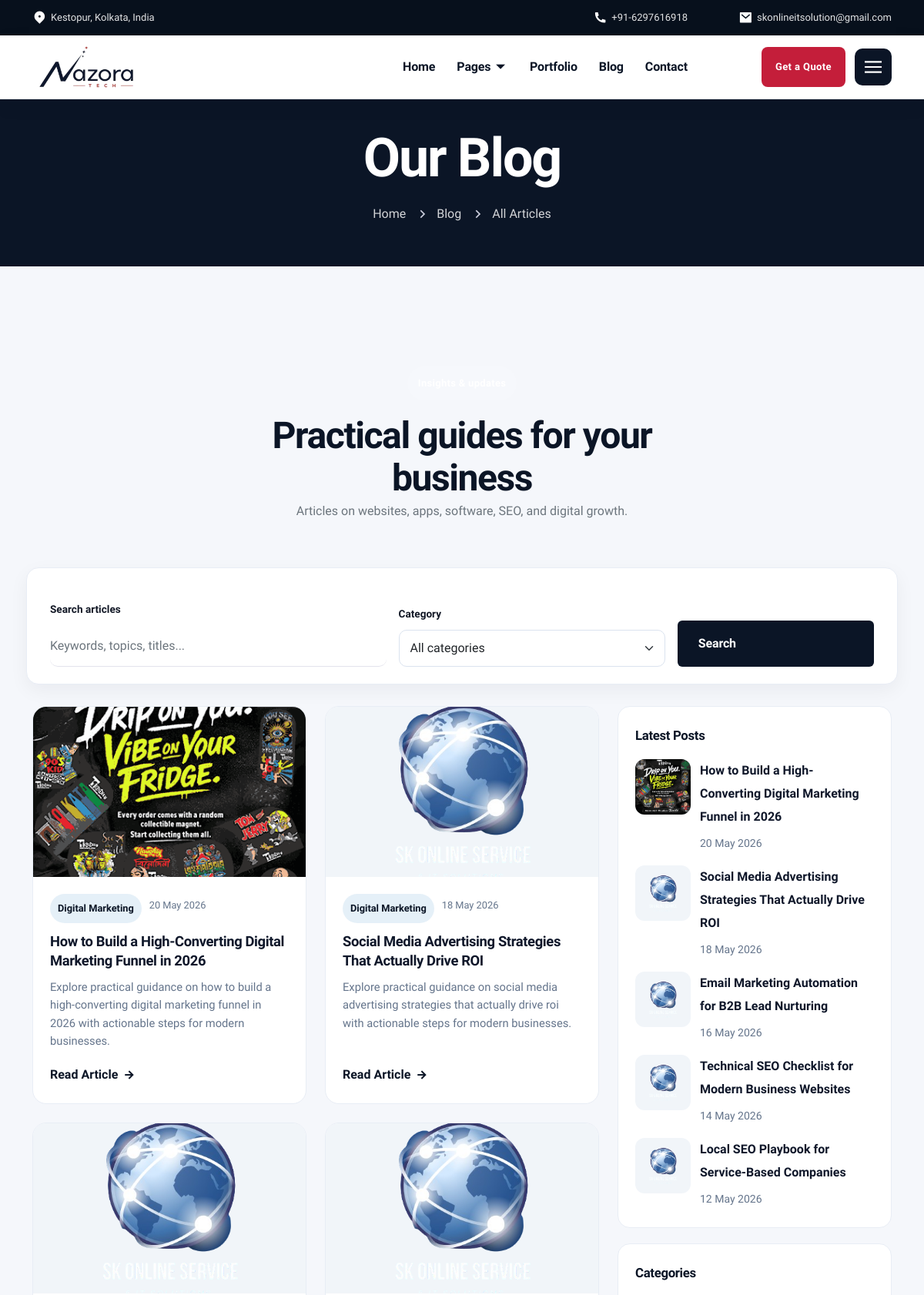
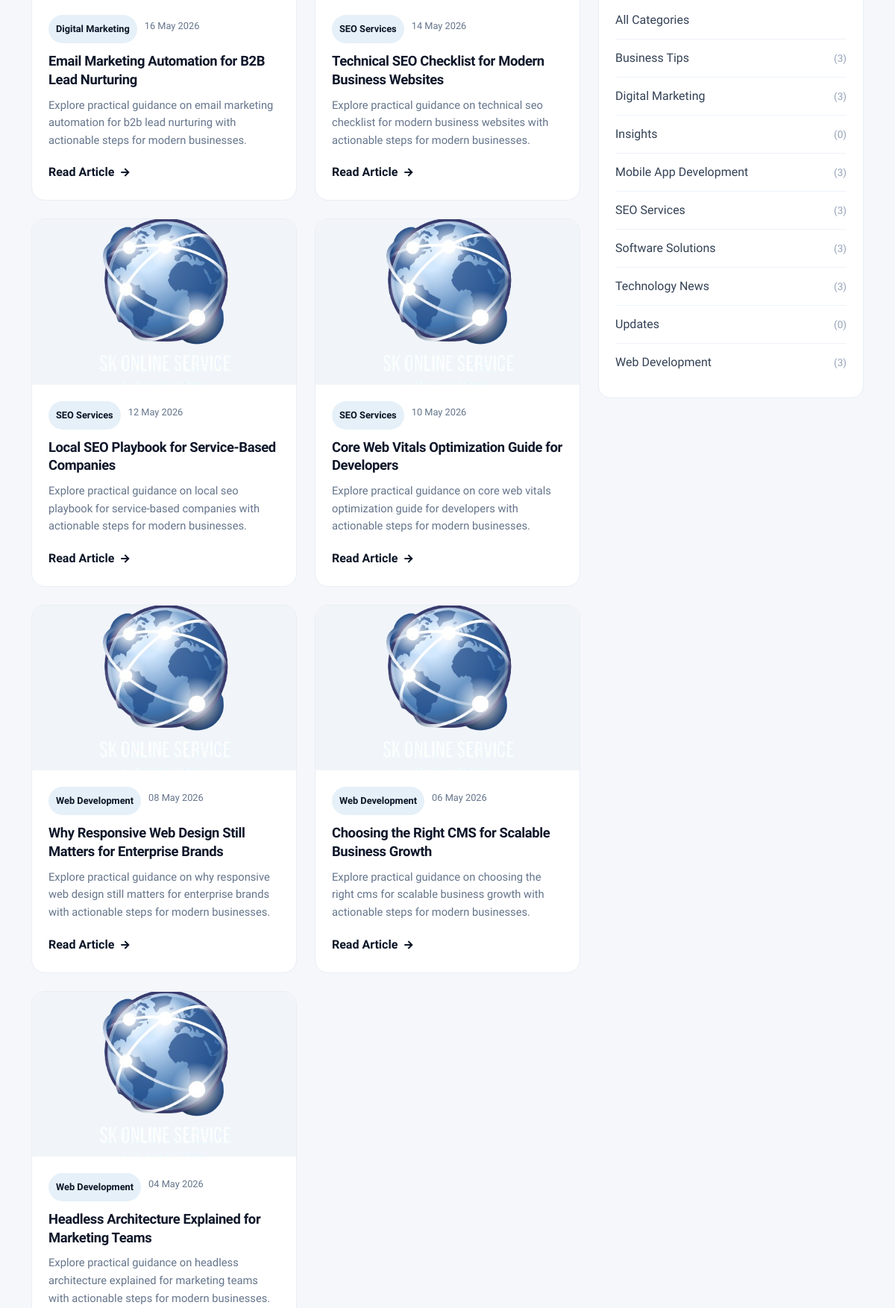
Screenshot of /blog.php (upper part) with the database file from the repository (2 pictures, top to bottom).
### tables this page shows
CREATE TABLE posts (
        id INTEGER PRIMARY KEY AUTOINCREMENT,
        title TEXT NOT NULL,
        slug TEXT NOT NULL UNIQUE,
        excerpt TEXT NOT NULL,
        content TEXT NOT NULL,
        status TEXT NOT NULL DEFAULT 'draft',
        category_id INTEGER NULL,
        author_id INTEGER NULL,
        featured_image TEXT NULL,
        featured_image_alt TEXT NULL,
        seo_title TEXT NULL,
        meta_description TEXT NULL,
        meta_keywords TEXT NULL,
        canonical_url TEXT NULL,
        og_title TEXT NULL,
        og_description TEXT NULL,
        twitter_card TEXT NULL,
        schema_markup TEXT NULL,
        published_at TEXT NULL,
        deleted_at TEXT NULL,
        created_at TEXT NOT NULL,
        updated_at TEXT NOT NULL,
        FOREIGN KEY (category_id) REFERENCES categories(id) ON DELETE SET NULL,
        FOREIGN KEY (author_id) REFERENCES users(id) ON DELETE SET NULL
    );

CREATE TABLE categories (
        id INTEGER PRIMARY KEY AUTOINCREMENT,
        name TEXT NOT NULL,
        slug TEXT NOT NULL UNIQUE,
        description TEXT NULL,
        deleted_at TEXT NULL,
        created_at TEXT NOT NULL,
        updated_at TEXT NOT NULL
    );

### includes/blog_app.php (called while the page is built, shortened)
<?php
function blog_root_path(): string
{
    return dirname(__DIR__);
}
function blog_base_url(): string
{
    static $baseUrl;
    if ($baseUrl === null) {
        $scriptName = str_replace('\\', '/', dirname($_SERVER['SCRIPT_NAME'] ?? ''));
        $baseUrl = preg_replace('~/admin$~', '', $scriptName);
        $baseUrl = rtrim($baseUrl, '/');
    }
    return $baseUrl ?: '';
}
function blog_url(string $path = ''): string
{
    $path = ltrim($path, '/');
    return blog_base_url() . ($path !== '' ? '/' . $path : '');
}
function blog_image_url(?string $path): string
{
    $path = blog_normalize_media_path($path);
    $fullPath = blog_root_path() . '/' . ltrim($path, '/');
    $version = is_file($fullPath) ? '?v=' . filemtime($fullPath) : '';
    return blog_url(ltrim($path, '/')) . $version;
}
function blog_post_url(string $slug): string
{
    return blog_url('blog/' . ltrim($slug, '/'));
}
function blog_storage_path(): string
{
    return blog_root_path() . '/storage';
}
function blog_db_path(): string
{
    return blog_storage_path() . '/blog.sqlite';
}
function blog_escape(?string $value): string
{
    return htmlspecialchars((string) $value, ENT_QUOTES, 'UTF-8');
}
function blog_db(): PDO
{
    static $pdo;
    if ($pdo instanceof PDO) {
        return $pdo;
    }
    $pdo = new PDO('sqlite:' . blog_db_path());
    $pdo->setAttribute(PDO::ATTR_ERRMODE, PDO::ERRMODE_EXCEPTION);
    $pdo->setAttribute(PDO::ATTR_DEFAULT_FETCH_MODE, PDO::FETCH_ASSOC);
    $pdo->exec('PRAGMA foreign_keys = ON');
    return $pdo;
}
function blog_category_list(bool $includeDeleted = false, bool $publishedOnly = false): array
{
    $pdo = blog_db();
    $sql = 'SELECT c.*, COUNT(p.id) AS post_count FROM categories c LEFT JOIN posts p ON p.category_id = c.id AND p.deleted_at IS NULL';
    if ($publishedOnly) {
        $sql .= " AND p.status = 'published'";
    }
    if (!$includeDeleted) {
        $sql .= ' WHERE c.deleted_at IS NULL';
    }
    $sql .= ' GROUP BY c.id ORDER BY c.name ASC';
    return $pdo->query($sql)->fetchAll();
}
function blog_normalize_media_path(?string $path): ?string
{
    $path = str_replace('\\', '/', ltrim($path, '/'));
    if (strpos($path, 'storage/uploads/') === 0) {
        return $path;
    }
    return $path;
}
function blog_get_recent_posts(int $limit = 3): array
{
    $stmt = blog_db()->prepare("SELECT p.*, c.name AS category_name FROM posts p LEFT JOIN categories c ON c.id = p.category_id WHERE p.deleted_at IS NULL AND p.status = 'published' ORDER BY COALESCE(p.published_at, p.created_at) DESC LIMIT :limit");
    $stmt->bindValue(':limit', $limit, PDO::PARAM_INT);
    $stmt->execute();
    return $stmt->fetchAll();
}
function blog_get_public_posts(array $filters = [], int $perPage = 9): array
{
    $pdo = blog_db();
    $page = max(1, (int) ($filters['page'] ?? 1));
    $search = trim((string) ($filters['search'] ?? ''));
    $categorySlug = trim((string) ($filters['category'] ?? ''));
    $offset = ($page - 1) * $perPage;
    $where = ["p.deleted_at IS NULL", "p.status = 'published'"];
    $params = [];
    $whereSql = implode(' AND ', $where);
    $countStmt = $pdo->prepare('SELECT COUNT(*) FROM posts p LEFT JOIN categories c ON c.id = p.category_id WHERE ' . $whereSql);
    $countStmt->execute($params);
    $total = (int) $countStmt->fetchColumn();
    $listStmt = $pdo->prepare('SELECT p.*, c.name AS category_name, c.slug AS category_slug, (SELECT GROUP_CONCAT(t.name, ", ") FROM tags t INNER JOIN post_tags pt ON pt.tag_id = t.id WHERE pt.post_id = p.id AND t.deleted_at IS NULL) AS tag_names FROM posts p LEFT JOIN categories c ON c.id = p.category_id WHERE ' . $whereSql . ' ORDER BY COALESCE(p.published_at, p.created_at) DESC LIMIT :limit OFFSET :offset');
    $listStmt->bindValue(':limit', $perPage, PDO::PARAM_INT);
    $listStmt->bindValue(':offset', $offset, PDO::PARAM_INT);
    $listStmt->execute();
    return [
        'items' => $listStmt->fetchAll(),
        'total' => $total,
        'page' => $page,
        'per_page' => $perPage,
        'pages' => max(1, (int) ceil($total / $perPage)),
    ];
}

### includes/blog_frontend.php (the view, shortened to what this page needs)
<?php
function blog_format_date(?string $date): string
{
    return date('d M Y', strtotime($date));
}
function blog_render_page_breadcrumb(string $title, array $items): void
{
    ?>
    <div class="optech-breadcrumb nz-breadcrumb">
      <div class="container">
        <h1 class="post__title"><?php echo blog_escape($title); ?></h1>
        <nav class="breadcrumbs">
          <ul>
            <?php foreach ($items as $index => $item) : ?>
              <?php $isLast = $index === array_key_last($items); ?>
              <li>
                <?php if (!$isLast && !empty($item['url'])) : ?>
                  <a href="<?php echo blog_escape($item['url']); ?>"><?php echo blog_escape($item['label']); ?></a>
                <?php else : ?>
                  <?php echo blog_escape($item['label']); ?>
                <?php endif; ?>
              </li>
            <?php endforeach; ?>
          </ul>
        </nav>
      </div>
    </div>
    <?php
}
function blog_render_post_card(array $post, string $layout = 'grid'): void
{
    $postUrl = blog_post_url($post['slug']);
    $imageUrl = blog_image_url($post['featured_image'] ?? null);
    $imageAlt = blog_escape($post['title']);
    $category = blog_escape($post['category_name'] ?? 'General');
    $date = blog_escape(blog_format_date($post['published_at'] ?? $post['created_at']));
    $excerpt = blog_escape(mb_strimwidth(strip_tags($post['excerpt'] ?? ''), 0, 140, '...'));
    ?>
    <article class="snf-blog-card snf-blog-card--<?php echo blog_escape($layout); ?>">
      <a href="<?php echo blog_escape($postUrl); ?>" class="snf-blog-card__media">
        <img src="<?php echo blog_escape($imageUrl); ?>" alt="<?php echo $imageAlt; ?>" loading="lazy">
      </a>
      <div class="snf-blog-card__body">
        <div class="snf-blog-card__meta">
          <span class="snf-blog-card__category"><?php echo $category; ?></span>
          <span class="snf-blog-card__date"><?php echo $date; ?></span>
        </div>
        <h3 class="snf-blog-card__title">
          <a href="<?php echo blog_escape($postUrl); ?>"><?php echo blog_escape($post['title']); ?></a>
        </h3>
        <p class="snf-blog-card__excerpt"><?php echo $excerpt; ?></p>
        <a href="<?php echo blog_escape($postUrl); ?>" class="snf-blog-card__link">
          Read Article <i class="ri-arrow-right-line"></i>
        </a>
      </div>
    </article>
    <?php
}
function blog_render_sidebar(?array $latestPosts = null, ?array $categories = null): void
{
    $latestPosts = $latestPosts ?? blog_get_recent_posts(5);
    $categories = $categories ?? blog_category_list(false, true);
    ?>
    <aside class="snf-blog-sidebar">
      <div class="snf-blog-widget">
        <h5>Latest Posts</h5>
        <ul class="snf-blog-latest">
          <?php foreach ($latestPosts as $latest) : ?>
            <li>
              <a href="<?php echo blog_escape(blog_post_url($latest['slug'])); ?>" class="snf-blog-latest__thumb">
                <img src="<?php echo blog_escape(blog_image_url($latest['featured_image'] ?? null)); ?>" alt="" loading="lazy">
              </a>
              <div>
                <a href="<?php echo blog_escape(blog_post_url($latest['slug'])); ?>"><?php echo blog_escape($latest['title']); ?></a>
                <small><?php echo blog_escape(blog_format_date($latest['published_at'] ?? $latest['created_at'])); ?></small>
              </div>
            </li>
          <?php endforeach; ?>
        </ul>
      </div>
      <div class="snf-blog-widget">
        <h5>Categories</h5>
        <ul class="snf-blog-categories">
          <li><a href="<?php echo blog_escape(blog_url('blog')); ?>">All Categories</a></li>
          <?php foreach ($categories as $category) : ?>
            <li>
              <a href="<?php echo blog_escape(blog_url('blog?category=' . urlencode($category['slug']))); ?>">
                <?php echo blog_escape($category['name']); ?>
                <span>(<?php echo (int) $category['post_count']; ?>)</span>
              </a>
            </li>
          <?php endforeach; ?>
        </ul>
      </div>
    </aside>
    <?php
}

### blog.php (shortened to what this page needs)
<?php
require_once __DIR__ . '/includes/blog_app.php';
require_once __DIR__ . '/includes/blog_frontend.php';
$filters = [
    'search' => $_GET['search'] ?? '',
    'category' => $_GET['category'] ?? '',
    'page' => (int) ($_GET['page'] ?? 1),
];
$posts = blog_get_public_posts($filters, (int) (blog_setting_get('posts_per_page', '9') ?? 9));
$categories = blog_category_list(false, true);
$latestPosts = blog_get_recent_posts(5);
$activeCategory = null;
$breadcrumbTitle = $activeCategory ? $activeCategory . ' Articles' : 'Our Blog';
include 'header.php';
blog_render_page_breadcrumb($breadcrumbTitle, [
    ['label' => 'Home', 'url' => 'index'],
    ['label' => 'Blog', 'url' => 'blog'],
    ['label' => $activeCategory ?: 'All Articles'],
]);
?>
  <div class="section optech-section-padding bg-light1">
    <div class="container">
      <div class="optech-section-title center mb-4">
        <span class="hero-eyebrow">Insights & updates</span>
        <h2>Practical guides for your business</h2>
        <p class="text-muted mb-0">Articles on websites, apps, software, SEO, and digital growth.</p>
      </div>
      <form class="snf-blog-filter row g-3 align-items-end" method="get">
        <div class="col-lg-5">
          <label class="form-label">Search articles</label>
          <input type="search" name="search" class="form-control" value="<?php echo blog_escape($filters['search']); ?>" placeholder="Keywords, topics, titles...">
        </div>
        <div class="col-lg-4">
          <label class="form-label">Category</label>
          <select class="form-select" name="category">
            <option value="">All categories</option>
          </select>
        </div>
        <div class="col-lg-3">
          <button class="optech-default-btn w-100" type="submit" data-text="Search"><span class="btn-wraper">Search</span></button>
        </div>
      </form>
      <div class="row g-4">
        <div class="col-lg-8">
          <?php if (!$posts['items']) : ?>
            <div class="snf-blog-empty">
              <h4>No articles found</h4>
              <p>Try a different search term or browse all categories.</p>
              <a class="optech-default-btn mt-2" href="<?php echo blog_escape(blog_url('blog')); ?>" data-text="View All"><span class="btn-wraper">View All Posts</span></a>
            </div>
          <?php else : ?>
            <div class="snf-blog-grid">
              <?php foreach ($posts['items'] as $post) : ?>
                <?php blog_render_post_card($post, 'grid'); ?>
              <?php endforeach; ?>
            </div>
          <?php endif; ?>
        </div>
        <div class="col-lg-4">
          <?php blog_render_sidebar($latestPosts, $categories); ?>
        </div>
      </div>
    </div>
  </div>
<?php include 'footer.php'; ?>

### assets/css/main.css (style rules this page uses)
:root { --color-primary: #0b1526; --color-accent-orange: #c41e3a; --color-accent-teal: #24e3d3; --color-accent-yellow: #ffd334; }
html, body { max-width: 100%; overflow-x: hidden; }
.hero-eyebrow, .section-kicker { display: inline-flex; align-items: center; padding: 7px 14px; border-radius: 999px; background: rgba(255, 255, 255, 0.12); color: #fff; font-size: 13px; font-weight: 600; letter-spacing: 0.3px; margin-bottom: 18px; }
.bg-light1 { background-color: #f4f8fc !important; }

### assets/css/nazora-home.css (style rules this page uses)
:root { --nz-navy: #0b1526; --nz-navy-deep: #07101c; --nz-red: #c41e3a; --nz-red-dark: #9b1530; --nz-ink: #121826; --nz-muted: #5f6b7a; --nz-line: #e6ebf2; --nz-soft: #f5f7fb; --nz-panel: #eef2f8; --nz-white: #ffffff; --nz-radius: 16px; --nz-radius-sm: 10px; --nz-shadow: 0 18px 40px rgba(11, 21, 38, 0.08); --nz-shadow-lg: 0 28px 60px rgba(11, 21, 38, 0.14); --nz-header-h: 132px; --color-primary: #0b1526; }

### assets/css/nazora-theme.css (style rules this page uses)
:root { --nz-navy: #0b1526; --nz-navy-deep: #07101c; --nz-red: #c41e3a; --nz-red-dark: #9b1530; --nz-ink: #121826; --nz-muted: #5f6b7a; --nz-line: #e6ebf2; --nz-soft: #f5f7fb; --nz-white: #ffffff; --nz-header-h: 128px; --color-primary: #0b1526; --accent-color: #c41e3a; --accent-bg: #c41e3a; --heading-color: #0b1526; --dark-bg: #0b1526; --dark-bg2: #0b1526; --dark-bg3: #163056; }
body.nazora-theme { background: var(--nz-white); color: var(--nz-ink); font-family: "Sora", sans-serif; }
.nazora-theme .optech-breadcrumb { background: linear-gradient(120deg, #07101c 0%, #0b1526 45%, #163056 100%) !important; background-image: none !important; background-color: #0b1526 !important; padding-top: calc(var(--nz-header-h) + 36px) !important; padding-bottom: 56px !important; margin: 0; }
.nazora-theme .optech-breadcrumb .post__title, .nazora-theme .optech-breadcrumb h1 { color: #fff !important; }
.nazora-theme .optech-breadcrumb .breadcrumbs a, .nazora-theme .optech-breadcrumb .breadcrumbs li { color: rgba(255, 255, 255, 0.82) !important; }
.nazora-theme .optech-default-btn { background: var(--nz-navy) !important; border-color: var(--nz-navy) !important; }
.nazora-theme .bg-light1 { background-color: var(--nz-soft) !important; }
.nazora-theme .optech-default-btn::before, .nazora-theme .optech-default-btn::after { display: none !important; content: none !important; }
.nazora-theme .optech-default-btn .btn-wraper { transform: none !important; opacity: 1 !important; }

### rows the page displays
posts: featured_image (picture), category.name "Digital Marketing", published_at "20 May 2026", title "How to Build a High-Converting Digital Marketing Funnel in 2026", excerpt "Explore practical guidance on how to build a high-converting digital marketing funnel in 2026 with actionable steps for modern businesses."
posts: featured_image (picture), category.name "Digital Marketing", published_at "18 May 2026", title "Social Media Advertising Strategies That Actually Drive ROI", excerpt "Explore practical guidance on social media advertising strategies that actually drive roi with actionable steps for modern businesses."
posts: featured_image (picture), category.name "Digital Marketing", published_at "16 May 2026", title "Email Marketing Automation for B2B Lead Nurturing", excerpt "Explore practical guidance on email marketing automation for b2b lead nurturing with actionable steps for modern businesses."
posts: featured_image (picture), category.name "SEO Services", published_at "14 May 2026", title "Technical SEO Checklist for Modern Business Websites", excerpt "Explore practical guidance on technical seo checklist for modern business websites with actionable steps for modern businesses."
posts: featured_image (picture), category.name "SEO Services", published_at "12 May 2026", title "Local SEO Playbook for Service-Based Companies", excerpt "Explore practical guidance on local seo playbook for service-based companies with actionable steps for modern businesses."
posts: featured_image (picture), category.name "SEO Services", published_at "10 May 2026", title "Core Web Vitals Optimization Guide for Developers", excerpt "Explore practical guidance on core web vitals optimization guide for developers with actionable steps for modern businesses."
posts: featured_image (picture), category.name "Web Development", published_at "08 May 2026", title "Why Responsive Web Design Still Matters for Enterprise Brands", excerpt "Explore practical guidance on why responsive web design still matters for enterprise brands with actionable steps for modern businesses."
posts: featured_image (picture), category.name "Web Development", published_at "06 May 2026", title "Choosing the Right CMS for Scalable Business Growth", excerpt "Explore practical guidance on choosing the right cms for scalable business growth with actionable steps for modern businesses."
posts: featured_image (picture), category.name "Web Development", published_at "04 May 2026", title "Headless Architecture Explained for Marketing Teams", excerpt "Explore practical guidance on headless architecture explained for marketing teams with actionable steps for modern businesses."
categories: name "Business Tips", post_count "3"
categories: name "Digital Marketing", post_count "3"
categories: name "Insights", post_count "0"
categories: name "Mobile App Development", post_count "3"
categories: name "SEO Services", post_count "3"
categories: name "Software Solutions", post_count "3"
categories: name "Technology News", post_count "3"
categories: name "Updates", post_count "0"
categories: name "Web Development", post_count "3"

### other values shown
blog_escape($title) "Our Blog"
blog_escape($item['label']) "Home"
blog_escape($item['label']) "Blog"
blog_escape($item['label']) "All Articles"
